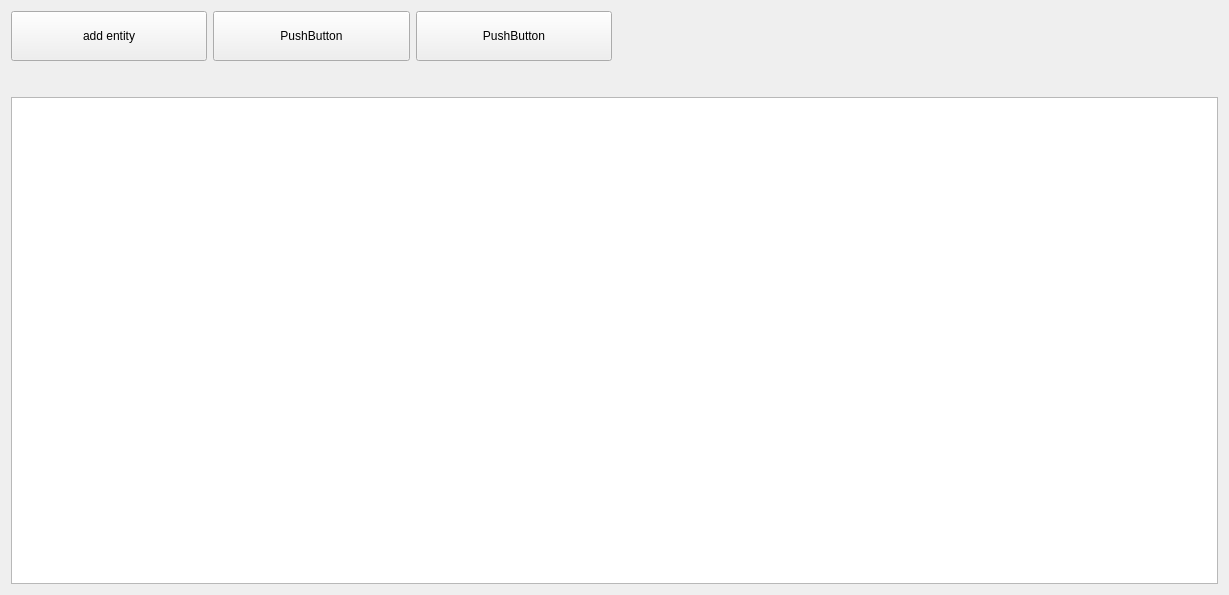
<?xml version="1.0" encoding="UTF-8"?>
<ui version="4.0">
 <class>Widget</class>
 <widget class="QWidget" name="Widget">
  <property name="geometry">
   <rect>
    <x>0</x>
    <y>0</y>
    <width>1229</width>
    <height>595</height>
   </rect>
  </property>
  <property name="maximumSize">
   <size>
    <width>1229</width>
    <height>16777215</height>
   </size>
  </property>
  <property name="windowTitle">
   <string>Widget</string>
  </property>
  <layout class="QGridLayout">
   <property name="sizeConstraint">
    <enum>QLayout::SetMinimumSize</enum>
   </property>
   <item row="1" column="0">
    <layout class="QHBoxLayout" name="horizontalLayout_2">
     <property name="bottomMargin">
      <number>30</number>
     </property>
     <item>
      <widget class="QPushButton" name="addEntity">
       <property name="minimumSize">
        <size>
         <width>0</width>
         <height>50</height>
        </size>
       </property>
       <property name="text">
        <string>add entity</string>
       </property>
      </widget>
     </item>
     <item>
      <widget class="QPushButton" name="pushButton_5">
       <property name="minimumSize">
        <size>
         <width>0</width>
         <height>50</height>
        </size>
       </property>
       <property name="text">
        <string>PushButton</string>
       </property>
      </widget>
     </item>
     <item>
      <widget class="QPushButton" name="pushButton_3">
       <property name="minimumSize">
        <size>
         <width>0</width>
         <height>50</height>
        </size>
       </property>
       <property name="text">
        <string>PushButton</string>
       </property>
      </widget>
     </item>
    </layout>
   </item>
   <item row="2" column="0" colspan="2">
    <widget class="QGraphicsView" name="graphicsView">
     <property name="enabled">
      <bool>true</bool>
     </property>
     <property name="minimumSize">
      <size>
       <width>1000</width>
       <height>0</height>
      </size>
     </property>
    </widget>
   </item>
  </layout>
 </widget>
 <layoutdefault spacing="6" margin="11"/>
 <resources/>
 <connections/>
</ui>
